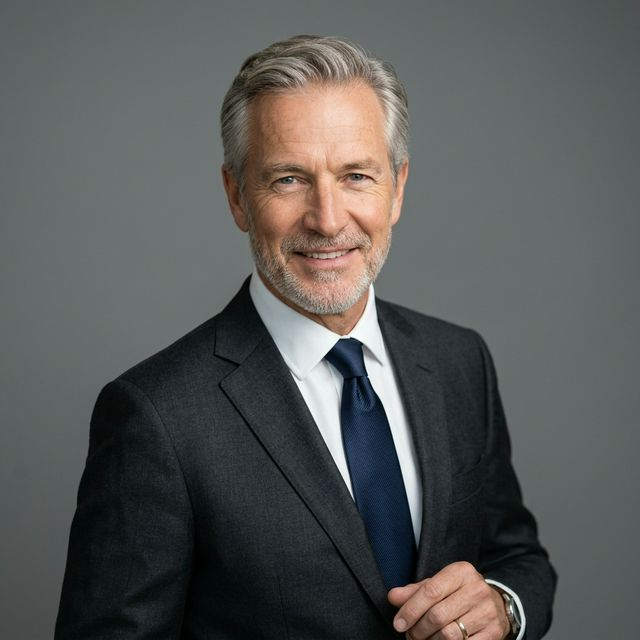
#> input picture data/source_faces/face1.png, 640 x 640 px
$ python -i face_swap.py   (imports and definitions only)
#> lines starting #> are read from the running program, lines starting #| are printed output that depends on the picture
import cv2
import base64
import numpy as np
import os
import sys
import glob

# ONNXRuntime-GPU için CUDA/cuDNN DLL yollarını dinamik olarak PATH'e ekle
# [27 lines not run here, left out]

class FaceSwapper:
    def __init__(self):
        print("FaceSwapper başlatılıyor (InsightFace True Deepfake)...")
        # Define the static image paths to swap onto the user's face
        self.available_models = {
            "face1": os.path.join(os.path.dirname(os.path.dirname(__file__)), 'data', 'source_faces', 'face1.png'),
            "face2": os.path.join(os.path.dirname(os.path.dirname(__file__)), 'data', 'source_faces', 'face2.png'),
            "face3": os.path.join(os.path.dirname(os.path.dirname(__file__)), 'data', 'source_faces', 'face3.jpeg'),
            "face4": os.path.join(os.path.dirname(os.path.dirname(__file__)), 'data', 'source_faces', 'face4.jpeg'),
            "face5": os.path.join(os.path.dirname(os.path.dirname(__file__)), 'data', 'source_faces', 'face5.jpeg'),
            "face6": os.path.join(os.path.dirname(os.path.dirname(__file__)), 'data', 'source_faces', 'face6.jpeg')
        }
        self.active_model_path = None
        self.source_face = None

        self.app = None
        self.swapper = None

        if not INSIGHTFACE_AVAILABLE:
            print("FaceSwapper: InsightFace not available, advanced swap disabled")
            return

        try:
            # 1. Initialize FaceAnalysis for detecting faces
            print("FaceAnalysis modelleri yükleniyor (CUDA öncelikli)...")

            # Ortam değişkenlerini ayarla (bazı durumlarda onnxruntime için gerekli olabilir)
            os.environ['ORT_CUDA_FLAGS'] = '1'

            # Providers listesi: Önce CUDA (optimize edilmiş ayarlarla), sonra CPU
            cuda_options = {
                'cudnn_conv_algo_search': 'DEFAULT',
                'arena_extend_strategy': 'kSameAsRequested',
            }
            providers = [('CUDAExecutionProvider', cuda_options), 'CPUExecutionProvider']

            try:
                print("FaceAnalysis (Detection) başlatılıyor...")
                self.app = FaceAnalysis(name='buffalo_l', providers=providers)
                self.app.prepare(ctx_id=0, det_size=(320, 320))
                print(f"FaceAnalysis hazır. Kullanılan cihaz ID: 0")
            except Exception as det_e:
                print(f"UYARI: FaceAnalysis CUDA ile başlatılamadı ({det_e}). CPU'ya geçiliyor...")
                self.app = FaceAnalysis(name='buffalo_l', providers=['CPUExecutionProvider'])
                self.app.prepare(ctx_id=-1, det_size=(320, 320))

            # 2. Load Inswapper Model
            model_path = os.path.join(os.path.dirname(os.path.dirname(__file__)), 'data', 'models', 'inswapper_128.onnx')
            if os.path.exists(model_path):
                try:
                    self.swapper = insightface.model_zoo.get_model(model_path, download=False, download_zip=False, providers=[('CUDAExecutionProvider', cuda_options)])
                    print("BAŞARI: Inswapper modeli CUDA ile başlatıldı.")
                except Exception as cuda_e:
                    print(f"BİLGİ: Inswapper CUDA ile başlatılamadı ({cuda_e}). CPU'ya geçiliyor...")
                    self.swapper = insightface.model_zoo.get_model(model_path, download=False, download_zip=False, providers=['CPUExecutionProvider'])

                # Gerçekten ne kullanılıyor?
                actual_provider = self.swapper.get_provider() if hasattr(self.swapper, 'get_provider') else "Unknown"
                print(f"Aktif Provider: {actual_provider}")
            else:
                print(f"KRİTİK HATA - ONNX Modeli bulunamadı: {model_path}")

        except Exception as e:
            print(f"KRİTİK HATA - InsightFace Yüklenemedi: {e}")

    # [123 lines left out: functions _load_source_face, select_model, process_frame, process_frame_raw, basic_face_swap, not called in this run]

>>> import cv2
>>> picture = cv2.imread('../data/source_faces/face1.png', cv2.IMREAD_GRAYSCALE)
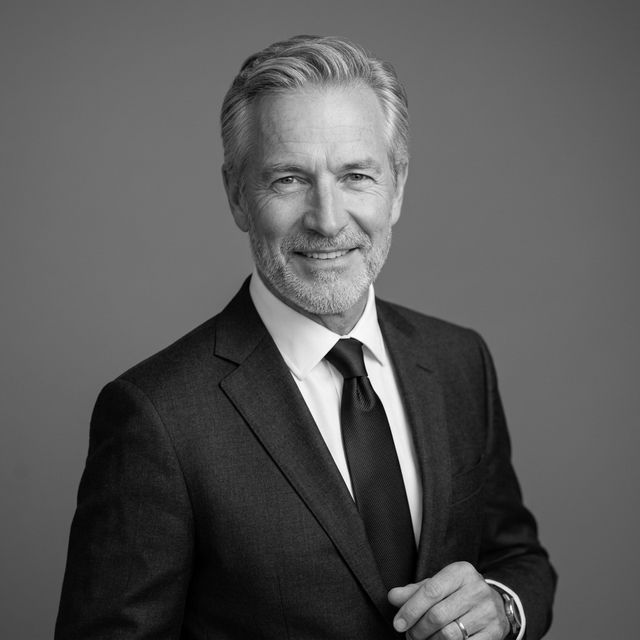
#> picture: shape (640, 640); min 0, max 255, mean 88.4
#> (the run stopped early here; a loop or call above may not have finished)
